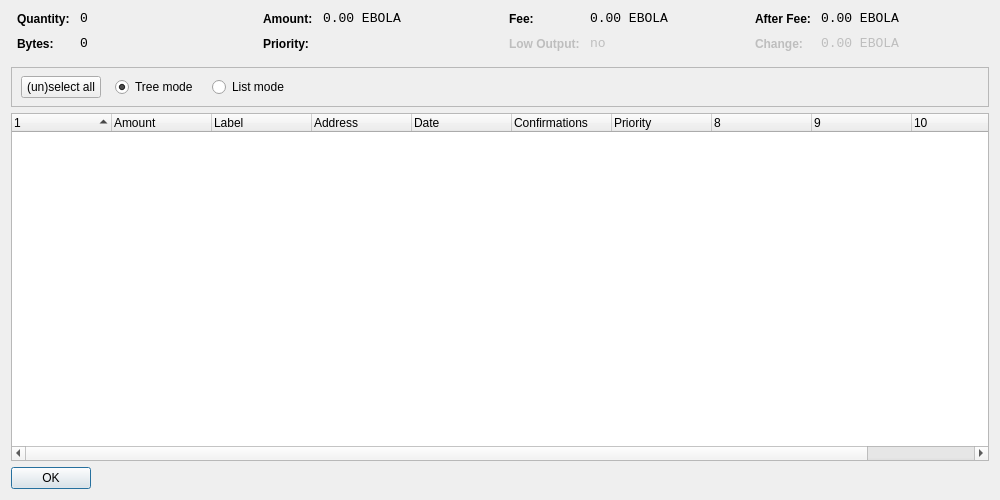
<?xml version="1.0" encoding="UTF-8"?>
<ui version="4.0">
 <class>CoinControlDialog</class>
 <widget class="QDialog" name="CoinControlDialog">
  <property name="geometry">
   <rect>
    <x>0</x>
    <y>0</y>
    <width>1000</width>
    <height>500</height>
   </rect>
  </property>
  <property name="windowTitle">
   <string>Coin Control</string>
  </property>
  <layout class="QVBoxLayout" name="verticalLayout">
   <item>
    <layout class="QHBoxLayout" name="horizontalLayoutTop" stretch="0,0,0,0">
     <property name="topMargin">
      <number>0</number>
     </property>
     <property name="bottomMargin">
      <number>10</number>
     </property>
     <item>
      <layout class="QFormLayout" name="formLayoutCoinControl1">
       <property name="horizontalSpacing">
        <number>10</number>
       </property>
       <property name="verticalSpacing">
        <number>10</number>
       </property>
       <property name="leftMargin">
        <number>6</number>
       </property>
       <property name="rightMargin">
        <number>6</number>
       </property>
       <item row="0" column="0">
        <widget class="QLabel" name="labelCoinControlQuantityText">
         <property name="styleSheet">
          <string notr="true">font-weight:bold;</string>
         </property>
         <property name="text">
          <string>Quantity:</string>
         </property>
        </widget>
       </item>
       <item row="0" column="1">
        <widget class="QLabel" name="labelCoinControlQuantity">
         <property name="font">
          <font>
           <family>Monospace</family>
           <pointsize>10</pointsize>
          </font>
         </property>
         <property name="cursor">
          <cursorShape>IBeamCursor</cursorShape>
         </property>
         <property name="contextMenuPolicy">
          <enum>Qt::ActionsContextMenu</enum>
         </property>
         <property name="text">
          <string notr="true">0</string>
         </property>
         <property name="textInteractionFlags">
          <set>Qt::LinksAccessibleByMouse|Qt::TextSelectableByKeyboard|Qt::TextSelectableByMouse</set>
         </property>
        </widget>
       </item>
       <item row="1" column="0">
        <widget class="QLabel" name="labelCoinControlBytesText">
         <property name="styleSheet">
          <string notr="true">font-weight:bold;</string>
         </property>
         <property name="text">
          <string>Bytes:</string>
         </property>
        </widget>
       </item>
       <item row="1" column="1">
        <widget class="QLabel" name="labelCoinControlBytes">
         <property name="font">
          <font>
           <family>Monospace</family>
           <pointsize>10</pointsize>
          </font>
         </property>
         <property name="cursor">
          <cursorShape>IBeamCursor</cursorShape>
         </property>
         <property name="contextMenuPolicy">
          <enum>Qt::ActionsContextMenu</enum>
         </property>
         <property name="text">
          <string notr="true">0</string>
         </property>
         <property name="textInteractionFlags">
          <set>Qt::LinksAccessibleByMouse|Qt::TextSelectableByKeyboard|Qt::TextSelectableByMouse</set>
         </property>
        </widget>
       </item>
      </layout>
     </item>
     <item>
      <layout class="QFormLayout" name="formLayoutCoinControl2">
       <property name="horizontalSpacing">
        <number>10</number>
       </property>
       <property name="verticalSpacing">
        <number>10</number>
       </property>
       <property name="leftMargin">
        <number>6</number>
       </property>
       <property name="rightMargin">
        <number>6</number>
       </property>
       <item row="0" column="0">
        <widget class="QLabel" name="labelCoinControlAmountText">
         <property name="styleSheet">
          <string notr="true">font-weight:bold;</string>
         </property>
         <property name="text">
          <string>Amount:</string>
         </property>
        </widget>
       </item>
       <item row="0" column="1">
        <widget class="QLabel" name="labelCoinControlAmount">
         <property name="font">
          <font>
           <family>Monospace</family>
           <pointsize>10</pointsize>
          </font>
         </property>
         <property name="cursor">
          <cursorShape>IBeamCursor</cursorShape>
         </property>
         <property name="contextMenuPolicy">
          <enum>Qt::ActionsContextMenu</enum>
         </property>
         <property name="text">
          <string notr="true">0.00 EBOLA</string>
         </property>
         <property name="textInteractionFlags">
          <set>Qt::LinksAccessibleByMouse|Qt::TextSelectableByKeyboard|Qt::TextSelectableByMouse</set>
         </property>
        </widget>
       </item>
       <item row="1" column="0">
        <widget class="QLabel" name="labelCoinControlPriorityText">
         <property name="styleSheet">
          <string notr="true">font-weight:bold;</string>
         </property>
         <property name="text">
          <string>Priority:</string>
         </property>
        </widget>
       </item>
       <item row="1" column="1">
        <widget class="QLabel" name="labelCoinControlPriority">
         <property name="font">
          <font>
           <family>Monospace</family>
           <pointsize>10</pointsize>
          </font>
         </property>
         <property name="cursor">
          <cursorShape>IBeamCursor</cursorShape>
         </property>
         <property name="contextMenuPolicy">
          <enum>Qt::ActionsContextMenu</enum>
         </property>
         <property name="text">
          <string/>
         </property>
         <property name="textInteractionFlags">
          <set>Qt::LinksAccessibleByMouse|Qt::TextSelectableByKeyboard|Qt::TextSelectableByMouse</set>
         </property>
        </widget>
       </item>
      </layout>
     </item>
     <item>
      <layout class="QFormLayout" name="formLayoutCoinControl3">
       <property name="horizontalSpacing">
        <number>10</number>
       </property>
       <property name="verticalSpacing">
        <number>10</number>
       </property>
       <property name="leftMargin">
        <number>6</number>
       </property>
       <property name="rightMargin">
        <number>6</number>
       </property>
       <item row="0" column="0">
        <widget class="QLabel" name="labelCoinControlFeeText">
         <property name="styleSheet">
          <string notr="true">font-weight:bold;</string>
         </property>
         <property name="text">
          <string>Fee:</string>
         </property>
        </widget>
       </item>
       <item row="0" column="1">
        <widget class="QLabel" name="labelCoinControlFee">
         <property name="font">
          <font>
           <family>Monospace</family>
           <pointsize>10</pointsize>
          </font>
         </property>
         <property name="cursor">
          <cursorShape>IBeamCursor</cursorShape>
         </property>
         <property name="contextMenuPolicy">
          <enum>Qt::ActionsContextMenu</enum>
         </property>
         <property name="text">
          <string notr="true">0.00 EBOLA</string>
         </property>
         <property name="textInteractionFlags">
          <set>Qt::LinksAccessibleByMouse|Qt::TextSelectableByKeyboard|Qt::TextSelectableByMouse</set>
         </property>
        </widget>
       </item>
       <item row="1" column="0">
        <widget class="QLabel" name="labelCoinControlLowOutputText">
         <property name="enabled">
          <bool>false</bool>
         </property>
         <property name="styleSheet">
          <string notr="true">font-weight:bold;</string>
         </property>
         <property name="text">
          <string>Low Output:</string>
         </property>
        </widget>
       </item>
       <item row="1" column="1">
        <widget class="QLabel" name="labelCoinControlLowOutput">
         <property name="enabled">
          <bool>false</bool>
         </property>
         <property name="font">
          <font>
           <family>Monospace</family>
           <pointsize>10</pointsize>
          </font>
         </property>
         <property name="cursor">
          <cursorShape>IBeamCursor</cursorShape>
         </property>
         <property name="contextMenuPolicy">
          <enum>Qt::ActionsContextMenu</enum>
         </property>
         <property name="text">
          <string notr="true">no</string>
         </property>
         <property name="textInteractionFlags">
          <set>Qt::LinksAccessibleByMouse|Qt::TextSelectableByKeyboard|Qt::TextSelectableByMouse</set>
         </property>
        </widget>
       </item>
      </layout>
     </item>
     <item>
      <layout class="QFormLayout" name="formLayoutCoinControl4">
       <property name="horizontalSpacing">
        <number>10</number>
       </property>
       <property name="verticalSpacing">
        <number>10</number>
       </property>
       <property name="leftMargin">
        <number>6</number>
       </property>
       <property name="rightMargin">
        <number>6</number>
       </property>
       <item row="0" column="0">
        <widget class="QLabel" name="labelCoinControlAfterFeeText">
         <property name="styleSheet">
          <string notr="true">font-weight:bold;</string>
         </property>
         <property name="text">
          <string>After Fee:</string>
         </property>
        </widget>
       </item>
       <item row="0" column="1">
        <widget class="QLabel" name="labelCoinControlAfterFee">
         <property name="font">
          <font>
           <family>Monospace</family>
           <pointsize>10</pointsize>
          </font>
         </property>
         <property name="cursor">
          <cursorShape>IBeamCursor</cursorShape>
         </property>
         <property name="contextMenuPolicy">
          <enum>Qt::ActionsContextMenu</enum>
         </property>
         <property name="text">
          <string notr="true">0.00 EBOLA</string>
         </property>
         <property name="textInteractionFlags">
          <set>Qt::LinksAccessibleByMouse|Qt::TextSelectableByKeyboard|Qt::TextSelectableByMouse</set>
         </property>
        </widget>
       </item>
       <item row="1" column="0">
        <widget class="QLabel" name="labelCoinControlChangeText">
         <property name="enabled">
          <bool>false</bool>
         </property>
         <property name="styleSheet">
          <string notr="true">font-weight:bold;</string>
         </property>
         <property name="text">
          <string>Change:</string>
         </property>
        </widget>
       </item>
       <item row="1" column="1">
        <widget class="QLabel" name="labelCoinControlChange">
         <property name="enabled">
          <bool>false</bool>
         </property>
         <property name="font">
          <font>
           <family>Monospace</family>
           <pointsize>10</pointsize>
          </font>
         </property>
         <property name="cursor">
          <cursorShape>IBeamCursor</cursorShape>
         </property>
         <property name="contextMenuPolicy">
          <enum>Qt::ActionsContextMenu</enum>
         </property>
         <property name="text">
          <string notr="true">0.00 EBOLA</string>
         </property>
         <property name="textInteractionFlags">
          <set>Qt::LinksAccessibleByMouse|Qt::TextSelectableByKeyboard|Qt::TextSelectableByMouse</set>
         </property>
        </widget>
       </item>
      </layout>
     </item>
    </layout>
   </item>
   <item>
    <widget class="QFrame" name="frame">
     <property name="minimumSize">
      <size>
       <width>0</width>
       <height>40</height>
      </size>
     </property>
     <property name="frameShape">
      <enum>QFrame::StyledPanel</enum>
     </property>
     <property name="frameShadow">
      <enum>QFrame::Sunken</enum>
     </property>
     <widget class="QWidget" name="horizontalLayoutWidget">
      <property name="geometry">
       <rect>
        <x>10</x>
        <y>0</y>
        <width>781</width>
        <height>41</height>
       </rect>
      </property>
      <layout class="QHBoxLayout" name="horizontalLayoutPanel" stretch="0,0,0,0">
       <property name="spacing">
        <number>14</number>
       </property>
       <item>
        <widget class="QPushButton" name="pushButtonSelectAll">
         <property name="sizePolicy">
          <sizepolicy hsizetype="Maximum" vsizetype="Fixed">
           <horstretch>0</horstretch>
           <verstretch>0</verstretch>
          </sizepolicy>
         </property>
         <property name="text">
          <string>(un)select all</string>
         </property>
        </widget>
       </item>
       <item>
        <widget class="QRadioButton" name="radioTreeMode">
         <property name="sizePolicy">
          <sizepolicy hsizetype="Maximum" vsizetype="Fixed">
           <horstretch>0</horstretch>
           <verstretch>0</verstretch>
          </sizepolicy>
         </property>
         <property name="text">
          <string>Tree mode</string>
         </property>
         <property name="checked">
          <bool>true</bool>
         </property>
        </widget>
       </item>
       <item>
        <widget class="QRadioButton" name="radioListMode">
         <property name="sizePolicy">
          <sizepolicy hsizetype="Maximum" vsizetype="Fixed">
           <horstretch>0</horstretch>
           <verstretch>0</verstretch>
          </sizepolicy>
         </property>
         <property name="text">
          <string>List mode</string>
         </property>
        </widget>
       </item>
       <item>
        <spacer name="horizontalSpacer">
         <property name="orientation">
          <enum>Qt::Horizontal</enum>
         </property>
         <property name="sizeHint" stdset="0">
          <size>
           <width>40</width>
           <height>20</height>
          </size>
         </property>
        </spacer>
       </item>
      </layout>
     </widget>
    </widget>
   </item>
   <item>
    <widget class="CoinControlTreeWidget" name="treeWidget">
     <property name="contextMenuPolicy">
      <enum>Qt::CustomContextMenu</enum>
     </property>
     <property name="sortingEnabled">
      <bool>false</bool>
     </property>
     <property name="columnCount">
      <number>11</number>
     </property>
     <attribute name="headerShowSortIndicator" stdset="0">
      <bool>true</bool>
     </attribute>
     <attribute name="headerStretchLastSection">
      <bool>false</bool>
     </attribute>
     <column>
      <property name="text">
       <string/>
      </property>
     </column>
     <column>
      <property name="text">
       <string>Amount</string>
      </property>
     </column>
     <column>
      <property name="text">
       <string>Label</string>
      </property>
     </column>
     <column>
      <property name="text">
       <string>Address</string>
      </property>
     </column>
     <column>
      <property name="text">
       <string>Date</string>
      </property>
     </column>
     <column>
      <property name="text">
       <string>Confirmations</string>
      </property>
      <property name="toolTip">
       <string>Confirmed</string>
      </property>
     </column>
     <column>
      <property name="text">
       <string>Priority</string>
      </property>
     </column>
     <column>
      <property name="text">
       <string/>
      </property>
     </column>
     <column>
      <property name="text">
       <string/>
      </property>
     </column>
     <column>
      <property name="text">
       <string/>
      </property>
     </column>
     <column>
      <property name="text">
       <string/>
      </property>
     </column>
    </widget>
   </item>
   <item>
    <widget class="QDialogButtonBox" name="buttonBox">
     <property name="sizePolicy">
      <sizepolicy hsizetype="Maximum" vsizetype="Fixed">
       <horstretch>0</horstretch>
       <verstretch>0</verstretch>
      </sizepolicy>
     </property>
     <property name="orientation">
      <enum>Qt::Horizontal</enum>
     </property>
     <property name="standardButtons">
      <set>QDialogButtonBox::Ok</set>
     </property>
    </widget>
   </item>
  </layout>
 </widget>
 <customwidgets>
  <customwidget>
   <class>CoinControlTreeWidget</class>
   <extends>QTreeWidget</extends>
   <header>coincontroltreewidget.h</header>
  </customwidget>
 </customwidgets>
 <resources/>
 <connections/>
</ui>
